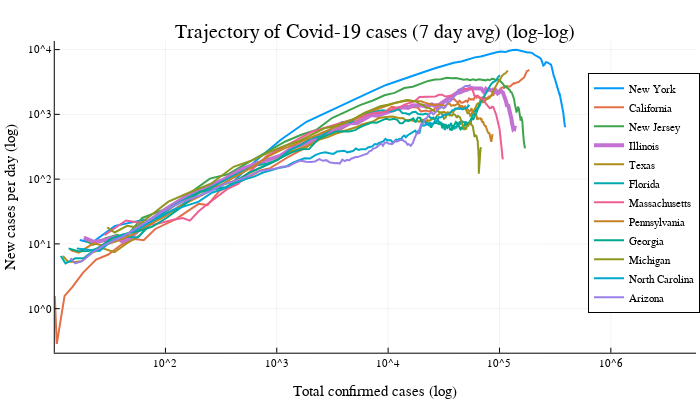

The cell this chart's notebook holds for it:
### Code cell
@df confirmedByStateTop plot(:Value_rolling7, :Value_new_rolling7, group=:Province_State, 
                          xscale=:log10, yscale=:log10, legend=:right, lw=lwConfirmed, 
                          xlim=(minimum(:Value_rolling7), maximum(:Value_rolling7)*15),
                          title="Trajectory of Covid-19 cases (7 day avg) (log-log)",
                          xlab="Total confirmed cases (log)", ylab="New cases per day (log)")
